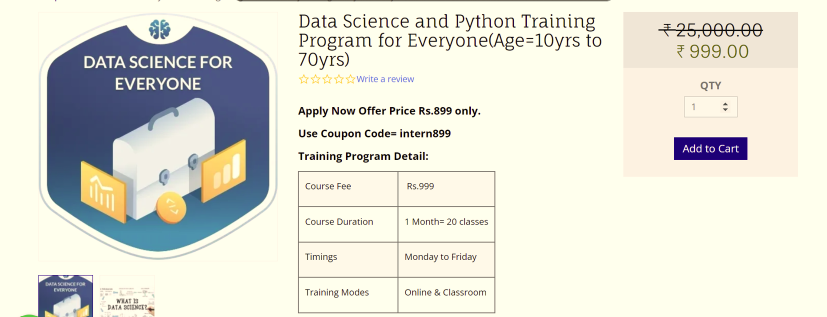
#> input picture Project_task5/image1.jpg, 1654 x 634 px (shown at 1/2 size)
$ jupyter execute --allow-errors Project_task5.2.ipynb
#> lines starting #> are read from the running program, lines starting #| are printed output that depends on the picture
#> further down, img is the input picture: shape (634, 1654, 3); mean B, G, R 213.7, 224.8, 224.8
#> `img_resized = cv2.resize(img, (video_width, video_height))`:
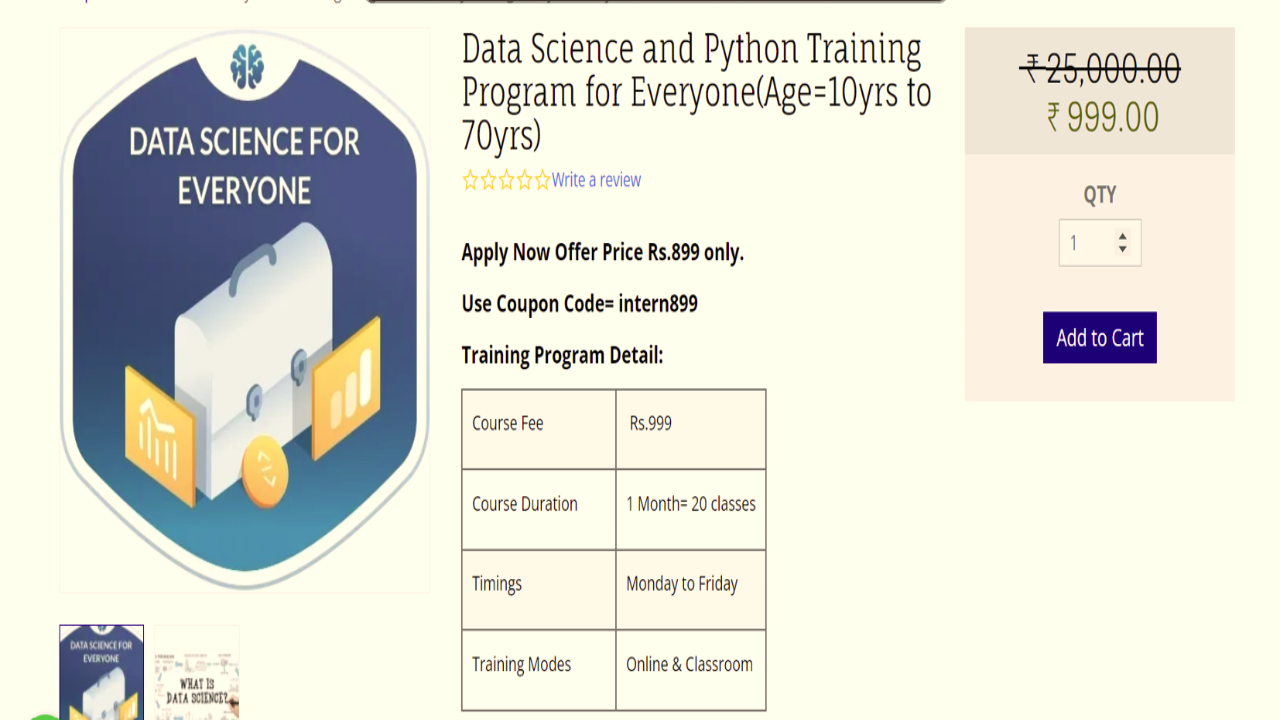
#> img_resized: shape (720, 1280, 3); mean B, G, R 213.7, 224.7, 224.7
[cell 1]
import cv2
from moviepy.editor import *

# Define video duration in seconds
video_duration = 20

# Set the width and height of the video
video_width = 1280
video_height = 720

# Create a list of image files
image_files = ['image1.jpg', 'image2.jpg', 'image3.jpg']

# Initialize an empty list to store VideoClips
video_clips = []

# Load each image file and convert it to a VideoClip
#> (the rest of this cell did not finish here and is left out)
